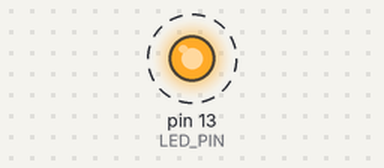
Bench run of a sketch on a simulated Arduino Uno, built with avr-gcc and run on an emulated ATmega328P. Parts: output pins drawn as LEDs (lit = HIGH). Dashed ring = blinking. What the sketch prints to the serial monitor is not drawn.

Above: at 0.5 s.
Timing chart, 0 to 4.6 s (numbered marks = the images above):
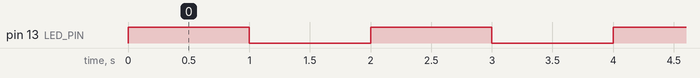

The sketch:

01-blinking-led.ino
```cpp
// (licence header left out)
const int LED_PIN = 13;

void setup() {
  pinMode(LED_PIN, OUTPUT);
  Serial.begin(9600);
  Serial.println("Project 1: Blinking LED — ready!");
}

void loop() {
  digitalWrite(LED_PIN, HIGH);  // Turn LED on
  Serial.println("LED ON");
  delay(1000);                  // Wait 1 second

  digitalWrite(LED_PIN, LOW);   // Turn LED off
  Serial.println("LED OFF");
  delay(1000);                  // Wait 1 second
}
```

Measured:
- by itself, pin 13 (LED_PIN): alternates HIGH for 1.0 s and LOW for 1.0 s
